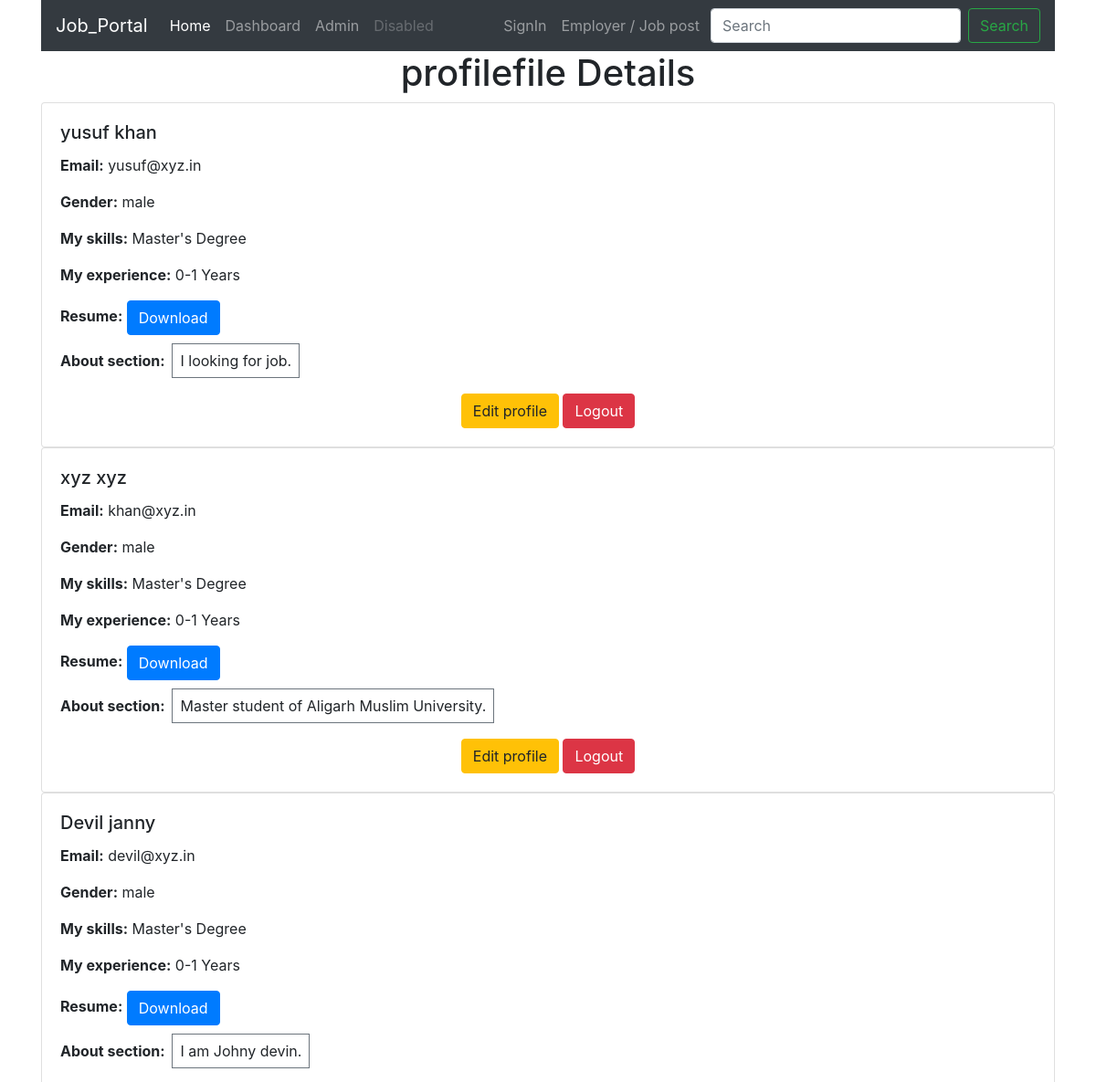
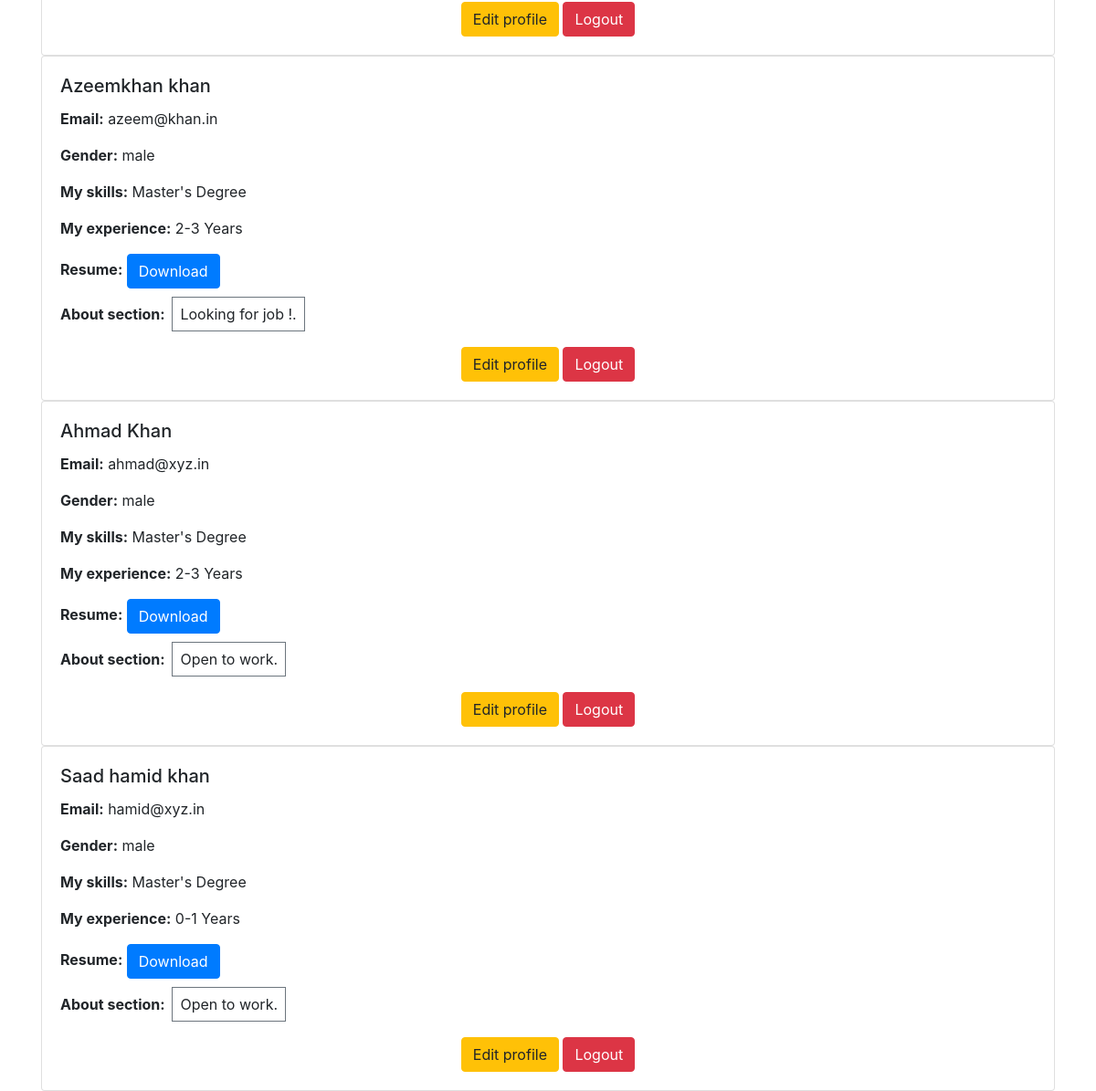
/profile/, run on the app's committed database (2 pictures, top to bottom).
### Account/models.py (models this page shows, shortened)
class CandidateProfile(models.Model):
    user = models.OneToOneField(CustomUser, on_delete=models.CASCADE)
    first_name=models.CharField(_("first_name"),default='xyz', max_length=50)
    last_name=models.CharField(_("last_name"),default='xyz', max_length=50)
    cond_email=models.EmailField(_("Email-address"), max_length=254,unique=True,default="")
    skill= models.CharField(_("Add your skills"), max_length=50,choices=EDUCATION_CHOICES,default='masters')
    experience=models.CharField(_("your work wxperience level"), max_length=50,choices=EXPERIENCE_CHOICES, default='0-1')
    has_resume=models.BooleanField(_("has_resume"),default=True,max_length=5)
    resume=models.FileField(_("Resume"), upload_to='profiles/', max_length=100,blank=True)
    gender=models.CharField(_("Choice "), max_length=50,choices=gender_chioce,default="")
    bio=models.TextField(_("Write your bio here!!!!!!!"),blank=True)

### Account/views.py (the view)
# urls.py: path('profile/',views.candidate_profile_view,name='candidate_profile'),
def candidate_profile_view(request):
    profiles=CandidateProfile.objects.all()
    return render(request,'account/candidate_profile.html',locals())

### templates/account/candidate_profile.html (shortened to what this page needs)
{% extends "base.html" %}
{% load static %}
{% block content %}
<div class="container">
    {% include "candidate_navbar.html" %}
    <h1 class="text-center">profilefile Details</h1>
    {% for profile in profiles %}
    <div class="card">
        <div class="card-body">
            <h5 class="card-title">{{ profile.first_name }} {{ profile.last_name }}</h5>
            <p class="card-text"><strong>Email:</strong> {{ profile.cond_email }}</p>
            <p class="card-text"><strong>Gender:</strong> {{ profile.get_gender_display }}</p>
            <p class="card-text"><strong>My skills:</strong> {{ profile.get_skill_display }}</p>
            <p class="card-text"><strong>My experience:</strong> {{ profile.get_experience_display }}</p>
            {% if profile.has_resume %}
                <p class="card-text"><strong>Resume:</strong> <a href="" class="btn btn-primary">Download</a></p>
            {% else %}
                <p class="card-text">No resume uploaded.</p>
            {% endif %}
            <strong>About section: </strong><artical class="card-text border border-secondary m-1 p-2 h-100 w-100">{{profile.bio}}.</artical>
            <div class="text-center mt-4">
                <a href="{% url 'Account:update_candidate_profile' %}" class="btn btn-warning">Edit profile</a>
                <a href="" class="btn btn-danger">Logout</a>
            </div>
        </div>
    </div>
    {% endfor %}
</div>
{% endblock %}

### data on the page
CandidateProfile: first_name "yusuf", last_name "khan", cond_email "yusuf@xyz.in", gender "male", skill "Master's Degree", experience "0-1 Years", shows "Resume:", has_resume "Download", bio "I looking for job"
CandidateProfile: first_name "xyz", last_name "xyz", cond_email "khan@xyz.in", gender "male", skill "Master's Degree", experience "0-1 Years", shows "Resume:", has_resume "Download", bio "Master student of Aligarh Muslim University"
CandidateProfile: first_name "Devil", last_name "janny", cond_email "devil@xyz.in", gender "male", skill "Master's Degree", experience "0-1 Years", shows "Resume:", has_resume "Download", bio "I am Johny devin"
CandidateProfile: first_name "Azeemkhan", last_name "khan", cond_email "azeem@khan.in", gender "male", skill "Master's Degree", experience "2-3 Years", shows "Resume:", has_resume "Download", bio "Looking for job !"
CandidateProfile: first_name "Ahmad", last_name "Khan", cond_email "ahmad@xyz.in", gender "male", skill "Master's Degree", experience "2-3 Years", shows "Resume:", has_resume "Download", bio "Open to work"
CandidateProfile: first_name "Saad hamid", last_name "khan", cond_email "hamid@xyz.in", gender "male", skill "Master's Degree", experience "0-1 Years", shows "Resume:", has_resume "Download", bio "Open to work"
